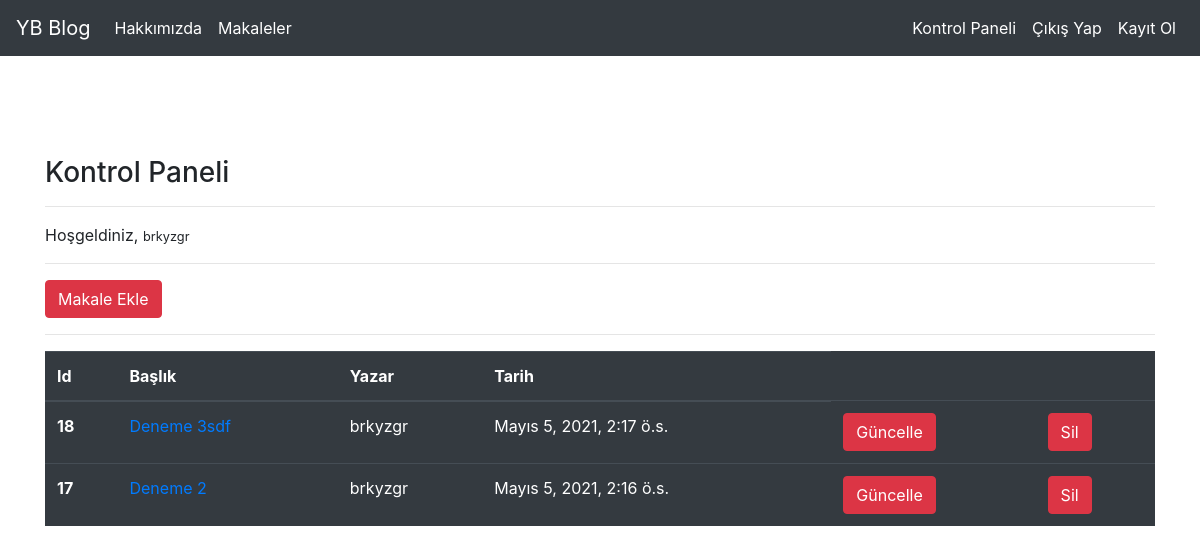
Screenshot of /articles/dashboard/ (signed in) with the database file from the repository.
### article/models.py (models this page shows, shortened)
class Article(models.Model):
    author = models.ForeignKey("auth.User",on_delete = models.CASCADE,verbose_name="Yazar") # Bunla user tablosuna işaret ediyor. on_delete= models.CASCADE ise user silindimi ona iat olan article ların silinmesini sağlar
    title = models.CharField(max_length=50,verbose_name="Başlık") # Bu model içindeki charfield ı kullanır.
    content = RichTextField()
    created_date = models.DateTimeField(auto_now_add = True,verbose_name="Oluşturulma Tarihi") # Burası tarih alanı için . auto_now_add = True --> bu o anki tarihi created date de atar.
    article_image = models.FileField(blank=True,null=True,verbose_name="Makaleye Fotoğraf Ekleyin") # null = true yazmamızın sebebi bu alan hem boş hem null olabilir.
    class Meta:
        ordering = ['-created_date'] # Bu şekilde en son eklenen makale ilk başta gösterir.

### article/views.py (the view)
# urls.py: path('dashboard/',views.dashboard, name = "dashboard"),
@login_required(login_url = "user:login")
def dashboard(request):
    articles = Article.objects.filter(author= request.user) # Burada sitede girmiş olan kullanıcıların makalelerini gösterir.
    context = {
        "articles" : articles
    }
    return render(request,"dashboard.html",context)

### templates/dashboard.html
{% extends 'layoutt.html' %}
{% block  body %}
<h3>Kontrol Paneli</h3>
<hr>
<p>
    Hoşgeldiniz, <small>{{request.user.username}}</small>
</p>
<hr>
<a class = "btn btn-danger" href = "{% url 'article:addarticle' %}">Makale Ekle</a>
<hr>
{% if articles %}
<table class="table table-dark">
    <thead>
        <tr>
            <th scope="col">Id</th>
            <th scope="col">Başlık</th>
            <th scope="col">Yazar</th>
            <th scope="col">Tarih</th>
        </tr>
    </thead>
    <tbody>
    {% for article in articles %}
    <tr>
        <th scope = "row">{{article.id}}</th>
        <td><a href="{% url 'article:detail' article.id %}">{{article.title}}</a></td>
        <td>{{article.author.username}}</td>
        <td>{{article.created_date}}</td>
        <td><a href="{% url 'article:update' article.id %}" class = "btn btn-danger">Güncelle</td>
        <td><a href="{% url 'article:delete' article.id %}" class = "btn btn-danger">Sil</td>
    </tr>
    {% endfor %}
    </tbody>
</table>
{% else %}
<div class="alert alert-danger">
    Henüz bir makaleniz bulunmuyor...
</div>
{% endif %}
{% endblock %}

### rows the page displays
Article: id "18", title "Deneme 3sdf", author.username "brkyzgr", created_date "Mayıs 5, 2021, 2:17 ö.s."
Article: id "17", title "Deneme 2", author.username "brkyzgr", created_date "Mayıs 5, 2021, 2:16 ö.s."

### other values shown
{{ request.user.username }} "brkyzgr"
